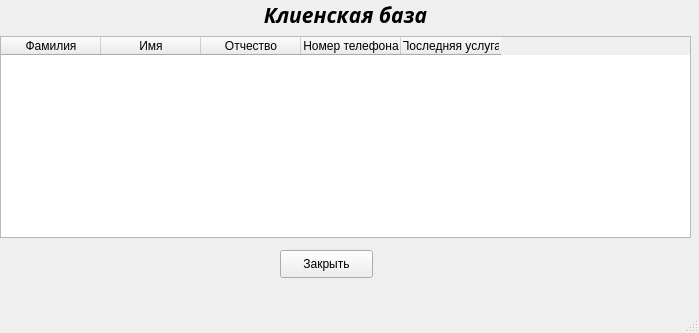
<?xml version="1.0" encoding="UTF-8"?>
<ui version="4.0">
 <class>SerchWindow</class>
 <widget class="QMainWindow" name="SerchWindow">
  <property name="geometry">
   <rect>
    <x>0</x>
    <y>0</y>
    <width>699</width>
    <height>333</height>
   </rect>
  </property>
  <property name="windowTitle">
   <string>MainWindow</string>
  </property>
  <widget class="QWidget" name="centralwidget">
   <widget class="QWidget" name="layoutWidget">
    <property name="geometry">
     <rect>
      <x>0</x>
      <y>0</y>
      <width>691</width>
      <height>238</height>
     </rect>
    </property>
    <layout class="QVBoxLayout" name="verticalLayout">
     <item>
      <widget class="QLabel" name="label">
       <property name="font">
        <font>
         <family>Sitka Banner</family>
         <pointsize>16</pointsize>
         <weight>75</weight>
         <italic>true</italic>
         <bold>true</bold>
        </font>
       </property>
       <property name="text">
        <string>Клиенская база</string>
       </property>
       <property name="alignment">
        <set>Qt::AlignCenter</set>
       </property>
       <property name="margin">
        <number>-1</number>
       </property>
      </widget>
     </item>
     <item>
      <widget class="QTableWidget" name="tableWidget">
       <column>
        <property name="text">
         <string>Фамилия</string>
        </property>
       </column>
       <column>
        <property name="text">
         <string>Имя</string>
        </property>
       </column>
       <column>
        <property name="text">
         <string>Отчество</string>
        </property>
       </column>
       <column>
        <property name="text">
         <string>Номер телефона</string>
        </property>
       </column>
       <column>
        <property name="text">
         <string>Последняя услуга</string>
        </property>
       </column>
      </widget>
     </item>
    </layout>
   </widget>
   <widget class="QPushButton" name="pushButton">
    <property name="geometry">
     <rect>
      <x>280</x>
      <y>250</y>
      <width>93</width>
      <height>28</height>
     </rect>
    </property>
    <property name="text">
     <string>Закрыть</string>
    </property>
   </widget>
  </widget>
  <widget class="QMenuBar" name="menubar">
   <property name="geometry">
    <rect>
     <x>0</x>
     <y>0</y>
     <width>699</width>
     <height>26</height>
    </rect>
   </property>
  </widget>
  <widget class="QStatusBar" name="statusbar"/>
 </widget>
 <resources/>
 <connections/>
</ui>
